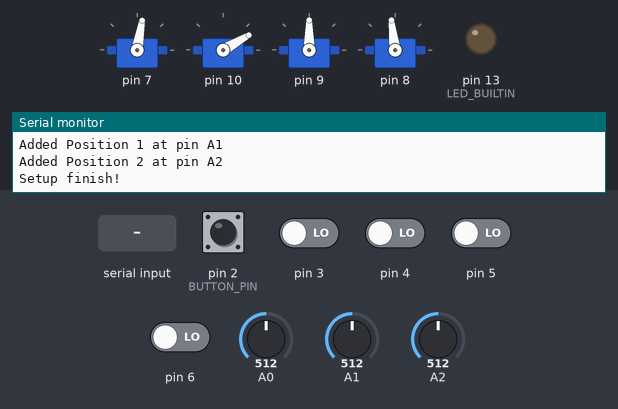
Bench run of a sketch on a simulated Arduino Uno, built with avr-gcc and run on an emulated ATmega328P. Parts: 4 × servo, output pins drawn as LEDs (lit = HIGH), the last lines printed to the serial monitor. Inputs (shaded band) come from the test bench; at power-on: pin 2 (BUTTON_PIN), pin 3–6 LOW, A0 = 512, A2 = 512, A1 = 512.

Above: at 1.2 s.
1.3 s: pin 2 (BUTTON_PIN) pulled HIGH for 0.15 s
At 1.9 s:
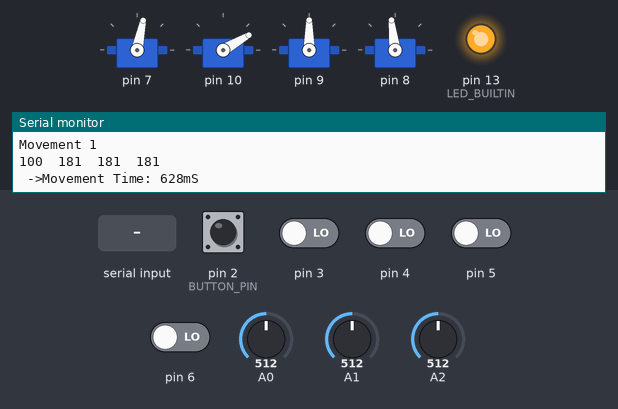
4.4 s: "b" received over Serial
At 5.3 s:
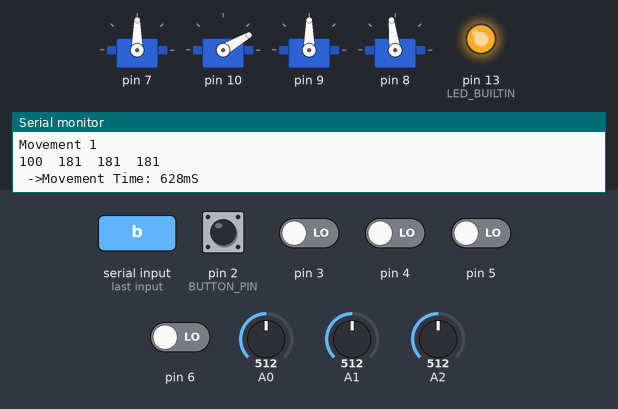
7.4 s: pin 2 (BUTTON_PIN) driven HIGH and pin 3 driven HIGH
At 8.5 s:
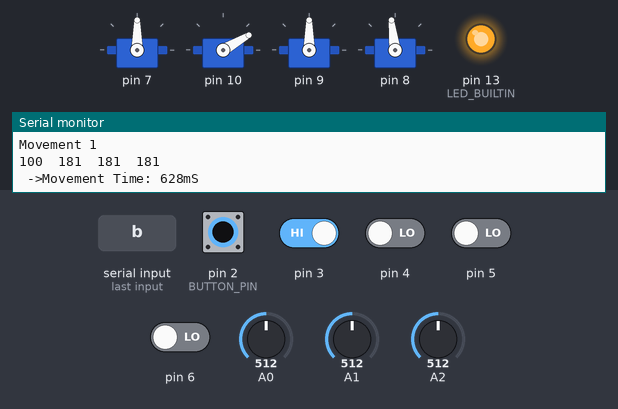
10.4 s: A0 set to 54
13.4 s: A0 set to 46
At 14.6 s:
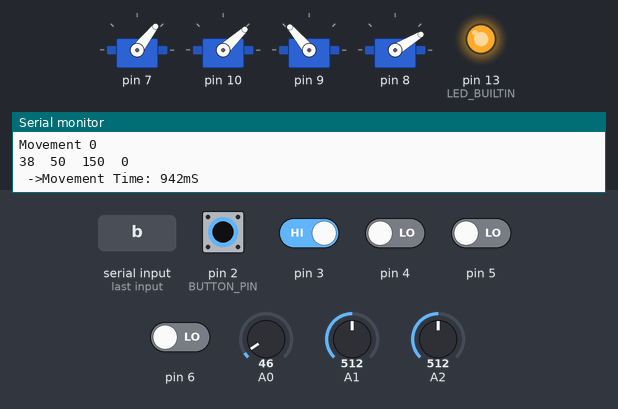
16.4 s: A2 set to 53
19.4 s: A2 set to 46
Timing chart, 0 to 25.5 s (numbered marks = the images above; inputs shaded):
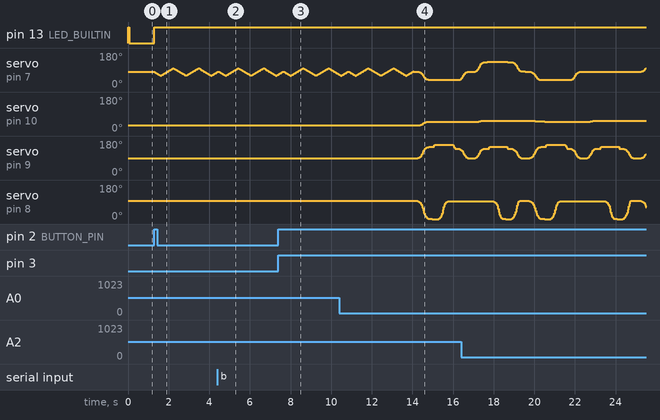

The sketch:

fabarm_t.ino
```cpp
#include "FastRCReader.h"
#include "PortDefinitions.h"
#include "animations.h"
#include "ServoProperties.h"
#include "MotionServo.h"
#include "RCProperties.h"
#include <EEPROM.h>

//Photo-sensor threshholde to detect if there is a block in place or not
#define POSITION_LOADED_THRESHHOLD 50

//Create RC Object
RCChannelMapper RC;

const uint8_t positionPin[POSITION_COUNT] = {POSITION_A_PIN, POSITION_B_PIN, POSITION_C_PIN};

MotionServo servo[SERVO_COUNT];


void setup() {
  Serial.begin(115200);
  Serial.setTimeout(100);

  pinMode(BUTTON_PIN, INPUT_PULLUP);
  pinMode(LED_BUILTIN, OUTPUT);

  LED(HIGH);

  Serial.println("Starting Setup!\n");

  char buffer[50];

  //Prepare the RC-RX and add all needed Channels
  Serial.println("RC:");
  RC.begin();
  for (uint8_t i = 0; i < CHANNEL_AMOUNT; i++) {
    RC.addChannel(rcChannels[i]);
    sprintf(buffer, "Added Channel %i on Pin %i", i, rcChannels[i]);
    Serial.println(buffer);
  }

  //Get saved calibration from EEPROM
  Serial.print("\nRead EEPROM ");
  EEPROM.get(EEPROM_ADRESS, RC);
  Serial.println("finish\n");

  //Set the mapping from the RC-Channels to output values between 0 and 180
  Serial.println("Set mapping:");
  for (uint8_t i = 0; i < CHANNEL_AMOUNT; i++) {
    RC.setTo180(rcChannels[i]);
    sprintf(buffer, "Changed Channel %i mapping to 0-180", i);
    Serial.println(buffer);
  }

  //Prepare all servos to be ready
  Serial.println("\nConfigure all servos:");
  for (uint8_t i = 0; i < SERVO_COUNT; i++) {
    servo[i].begin(servoProperties[i][PORT_ID], servoProperties[i][MIN_ID], servoProperties[i][MAX_ID], servoProperties[i][HOME_ID]);
    sprintf(buffer, "Set Servo %i to\tPort %i\tMin %i\tMax %i\tHome %i", i, servoProperties[i][PORT_ID], servoProperties[i][MIN_ID], servoProperties[i][MAX_ID], servoProperties[i][HOME_ID]);
    Serial.println(buffer);
  }

  Serial.println("\nAdd all Position-pins:");
  for (uint8_t i = 0; i < POSITION_COUNT; i++) {
    pinMode(positionPin[i], INPUT);
    sprintf(buffer, "Added Position %i at pin A%i", i, positionPin[i]);
    Serial.println(buffer);
  }

  Serial.println("\nSetup finish!\n");
  LED(LOW);
}

uint8_t activeProgram = 1;
void loop() {
  switch (activeProgram) {
    case 1:
      //Do something by button press
      if (digitalRead(BUTTON_PIN)) {
        Serial.println("Button pressed\n");
        onButtonPress();
      }
      break;
    case 2:
      //Response to RC once
      rcLoop();
      break;
    case 4:
      onButtonPress();
      break;
  }

  if (Serial.available() > 0) serialEvent();
}


void LED(bool status) {
  digitalWrite(LED_BUILTIN, status);
}
```

Animator.ino
```cpp
void animator(uint8_t duration, uint8_t animation[][SERVO_COUNT], float speed, bool smooth) {
  LED(HIGH);
  Serial.print("Starting Animation ");
  if (smooth) Serial.print("with");
  else Serial.print("without");

  Serial.println(" smooth movement:");

  for (uint8_t i = 0; i < duration; i++) {
    { //To delet local Vars after using them while the loop is active
      Serial.print("Movement "); Serial.println(i);

      int16_t servoMovement[SERVO_COUNT];
      bool homeServo[SERVO_COUNT];

      //First, get the incremental change of each servo and find highest Change
      uint8_t highestChange = 0;
      for (uint8_t j = 0; j < SERVO_COUNT; j++) {
        //Print current Movement
        Serial.print(animation[i][j]); Serial.print("\t");

        //Set homing first off to prevent from false triggering
        homeServo[j] = false;

        if (animation[i][j] >= 0 && animation[i][j] <= 180) {
          //Calculate incremental change
          servoMovement[j] = animation[i][j] - servo[j].getCurrentPosition();
        } else if (animation[i][j] == HOME) {
          //Go home
          servoMovement[j] = servo[j].getHome() - servo[j].getCurrentPosition();
          homeServo[j] = true;
        } else {
          //Do nothing
          servoMovement[j] = 0;
        }

        //Find highest Change
        uint8_t currentChange = 0;
        if (servoMovement[j] < 0) currentChange = -servoMovement[j];
        else currentChange = servoMovement[j];

        #ifdef CLAW_DOUBLE_SPEED
        if (j == CLAW_ID) currentChange /= 2;
        #endif

        if (currentChange > highestChange) highestChange = currentChange;
      } Serial.println("");

      //calculating the movement time
      unsigned long movementTime = highestChange * speed;
      unsigned long currentTime = millis();
      Serial.print(" ->Movement Time: "); Serial.print(movementTime); Serial.println("mS");

      for (uint8_t j = 0; j < SERVO_COUNT; j++) {
        if (homeServo[j]) {
          servo[j].home(movementTime, currentTime);
        } else {
          servo[j].move(servoMovement[j], movementTime, currentTime);
        }
      }
    }

    waitTillMovementEnds(smooth);
  }

  Serial.println("Animation finished!\n");

  LED(LOW);
}

void waitTillMovementEnds(bool smooth) {
  bool movement = true;
  while (movement) {
    movement = false;
    unsigned long currentTime = millis();

    for (uint8_t i = 0; i < SERVO_COUNT; i++) {
      movement |= servo[i].loop(currentTime, smooth);
    }
  }
}
```

Button.ino
```cpp
void prepareButton() {
  LED(HIGH);

  unsigned long currentTime = millis(), movementTime;

  if (useSmooth) movementTime = 180 * SMOOTH_ANIMATION_SPEED;
  else movementTime = 180 * ANIMATION_SPEED;

  for (uint8_t i = 0; i < SERVO_COUNT; i++) {
    servo[i].home(movementTime, currentTime);
  }

  waitTillMovementEnds(useSmooth);

  LED(LOW);
}

bool loaded;
void onButtonPress() {
  if (loaded) {
    loaded = !dropAnim();
  } else {
    loaded = pickupAnim();
  }
}

bool pickupAnim() {
  uint8_t filledPlace = findPlace(true);
  float speed;
  if (useSmooth) speed = SMOOTH_ANIMATION_SPEED;
  else speed = ANIMATION_SPEED;

  if (filledPlace >= 0 && filledPlace < POSITION_COUNT) {
    animator(PICKUP_DURATION, pickup[filledPlace], speed, useSmooth);
    return true;
  } else {
    bool smooth = false;
    if (USE_SMOOTH_NOTHING_FOUND) smooth = useSmooth;
    animator(NOTHING_FOUND_DURATION, nothingFound, speed, smooth);
    return false;
  }
}

bool dropAnim() {
  uint8_t freePlace = findPlace(false);
  float speed;
  if (useSmooth) speed = SMOOTH_ANIMATION_SPEED;
  else speed = ANIMATION_SPEED;

  if (freePlace >= 0 && freePlace < POSITION_COUNT) {
    animator(DROP_DURATION, drop[freePlace], speed, useSmooth);
    return true;
  } else {
    bool smooth = false;
    if (USE_SMOOTH_NOTHING_FOUND) smooth = useSmooth;
    animator(NOTHING_FOUND_DURATION, nothingFound, speed, smooth);
    return false;
  }
}

uint8_t findPlace(bool filled) {
  uint8_t matchingPlaces[POSITION_COUNT];
  uint8_t matchingCount = 0;

  for (uint8_t i = 0; i < POSITION_COUNT; i++) {
    if (analogRead(positionPin[i]) < POSITION_LOADED_THRESHHOLD) {
      if (filled) {
        matchingPlaces[matchingCount++] = i;
      }
    } else {
      if (!filled) {
        matchingPlaces[matchingCount++] = i;
      }
    }
  }

  if (matchingCount <= 0) return POSITION_COUNT;

  uint8_t randomPlace = millis() % matchingCount;

  return matchingPlaces[randomPlace];
}
```

FastRCReader.h
```cpp
//Copyed from https://www.github.com/timoxd7/FastRCReader and modifyed for specific needs

//------------------------------------------------------------------------------------------

//Directly accessing the Registers of the AVR-Processor. Only compatible with AVR-based boards
#ifndef __AVR__
#error "Sorry, the FastRCReader.h is optimised for Arduino AVR Boards (e.g. Uno, Nano...) Please use a different library"
#endif

//Just tested with ATmega328P and ATmega168, so just blocking the rest to prevent from missuse
#ifdef __AVR_ATmega328P__
#else
#ifdef __AVR_ATmega168__
#else
#error "Sorry, the library is currently only optimised for Atmega168 and Atmega328P boards."
#endif // nDefined __AVR_ATmega328P__
#endif // nDefined __AVR_ATmega168__

//--------------------------------------------------------------------------------------------------------------

#ifndef FastRCReader_h
#define FastRCReader_h

//----------------------------------Configuration----------------------------------

/* Choose one of the following to set the Ports wich will be used:
    1 for Pin D8 to D13
    2 for Pin A0 to A5 (Analog pins)
    3 for Pin D0 to D7
*/

#ifndef PORTS_TO_USE
#define PORTS_TO_USE 3 //Put in the needed number discribed above here
#endif

//--------------------------------------------------------------------------------------------------------------

#if PORTS_TO_USE == 1
//Interrupt vector definition
#define INTERRUPT_VECTOR PCINT0_vect
//How many ports are connectet to the board?
#define PORTCOUNT 6
//Port definitions (Bit-definitions) for the DDRx
const uint8_t portBit[PORTCOUNT] {PB0, PB1, PB2, PB3, PB4, PB5};
//Set the corresbonding bit for the Pin Change Interrupt Control Register (Register which enables Pin Change Interrupts)
#define PCICR_BIT PCIE0
//Set the corresbonding bit for the Pin Change Interrupt Flag Register (Register which tells if a interrupt got triggered)
#define PCIFR_BIT PCIF0
//Set the right register for the Pin Change Mask
#define PINCHANGEMASK PCMSK0
//Set the corresbonding bit for the Pin Change Mask
const uint8_t pcmskBit[PORTCOUNT] {PCINT0, PCINT1, PCINT2, PCINT3, PCINT4, PCINT5};
#else

//The same just for the other cases, so no commentary
#if PORTS_TO_USE == 2
#define INTERRUPT_VECTOR PCINT1_vect
#define PORTCOUNT 6
const uint8_t portBit[PORTCOUNT] {PC0, PC1, PC2, PC3, PC4, PC5};
#define PCICR_BIT PCIE1
#define PCIFR_BIT PCIF1
#define PINCHANGEMASK PCMSK1
const uint8_t pcmskBit[PORTCOUNT] {PCINT8, PCINT9, PCINT10, PCINT11, PCINT12, PCINT13};
#else

#if PORTS_TO_USE == 3
#define INTERRUPT_VECTOR PCINT2_vect
#define PORTCOUNT 8
const uint8_t portBit[PORTCOUNT] {PD0, PD1, PD2, PD3, PD4, PD5, PD6, PD7};
#define PCICR_BIT PCIE2
#define PCIFR_BIT PCIF2
#define PINCHANGEMASK PCMSK2
const uint8_t pcmskBit[PORTCOUNT] {PCINT16, PCINT17, PCINT18, PCINT19, PCINT20, PCINT21, PCINT22, PCINT23};
#else

#ifdef PORTS_TO_USE
#error "There is a wrong port definition in FastRCReader.h!"
#else
#error "There is no port definition in FastRCReader.h!"
#endif //def PORTS_TO_USE

#endif //3 / D
#endif //2 / C
#endif //1 / B

//--------------------------------------------------------------------------------------------------------------

//Global Vars/Interrupt sensitive vars
struct _channel { //needs to be global because of the Interrupt. Using struct, is more readable and faster as an object
  uint8_t active; //could also use bool array [8] but it uses for every bool one full byte, waste of ram. To save if the pin is active or not
  uint8_t lastStatus; //same as one line above. To save the last status from the last check
  uint16_t frequency[8]; //holds the Frequency or better say the Time, the channel is high. Direct proportional to the State of the stick of the RC
  uint16_t lastDown[8]; //last time the channel was LOW. To mesure the HIGH time
} _channel;


//----------------------------------Header----------------------------------

class FastRCReader
{
  public:

    void begin();

    void addChannel(uint8_t Channel);
    void addChannel(uint8_t Channels[]);

    void stopChannel(uint8_t Channel);
    void stopChannel(uint8_t Channels[]);

    uint16_t getFreq(uint8_t Channel);
};

class RCChannelMapper : public FastRCReader
{
  public:

    void setMap(uint16_t minChannelState, uint16_t maxChannelState, uint8_t Channel, float toMin = -1, float toMax = 1);
    void setTo180(uint8_t Channel);

    float getChannel(uint8_t Channel);

  protected:

    struct channel {
      uint16_t min[PORTCOUNT], max[PORTCOUNT];
      float toMin[PORTCOUNT], toMax[PORTCOUNT];
    } channel;
};

//----------------------------------CPP-FastRCReader----------------------------------

void FastRCReader::begin() {
  //Stop active interrups / delete global interrupt bit
  cli();

  //Delete the Flag in the Pin Change Interrupt Flag Register to prevent from false interrupt triggering
  PCIFR &= ~(1 << PCIFR_BIT);

  //Delete all corresbonding bits in the Pin Change Mask Register to prevent from fals interrupt triggering
  PINCHANGEMASK = 0b00000000;

  //Set bit in Pin Change Interrupt Control Register for the needed Ports
  PCICR |= (1 << PCICR_BIT);

  //Activate interrupt / set global interrupt bit
  sei();
}

void FastRCReader::addChannel(uint8_t ch) {
  //To map the Ports D8 to D13 at 0 to 5
#if PORTS_TO_USE == 1
  ch -= 8;
#endif // PORTS_TO_USE

  //Is the got Channel a valid Channel?
  if (ch < 0 || ch >= PORTCOUNT) return;

  _channel.active |= (1 << ch); //Activating bit accoding to its pin

  DDRD &= ~(1 << portBit[ch]); //Set the needed pin as input
  PINCHANGEMASK |= (1 << pcmskBit[ch]); //Add interrupt for the needed Channel
}

void FastRCReader::addChannel(uint8_t ch[]) {
  uint8_t channelAmount = sizeof(ch);

  for (uint8_t i = 0; i < channelAmount; i++) {
    addChannel(ch[i]);
  }
}

void FastRCReader::stopChannel(uint8_t ch) {
  //To map the Ports D8 to D13 at 0 to 5
#if PORTS_TO_USE == 1
  ch -= 8;
#endif // PORTS_TO_USE

  //Is the got Channel a valid Channel?
  if (ch < 0 || ch >= PORTCOUNT) return;

  _channel.active &= ~(1 << ch); //Deactivate channel

  PINCHANGEMASK &= ~(1 << pcmskBit[ch]); //Stop triggering interrupt by the given pin
  DDRD |= (1 << portBit[ch]); //Set the pin which shoulden't be used anymore as output
}

void FastRCReader::stopChannel(uint8_t ch[]) {
  uint8_t channelAmount = sizeof(ch);

  for (uint8_t i = 0; i < channelAmount; i++) {
    stopChannel(ch[i]);
  }
}

uint16_t FastRCReader::getFreq(uint8_t ch) {
  //To map the Ports D8 to D13 at 0 to 5
#if PORTS_TO_USE == 1
  ch -= 8;
#endif // PORTS_TO_USE

  //Is the got Channel a valid Channel?
  if (ch < 0 || ch >= PORTCOUNT) return 0;

  return _channel.frequency[ch];
}


ISR(INTERRUPT_VECTOR) { //Interrupt called once any of the pins gets changed
  //Save the current time / Time almost exactly after the event/portchange happened
  unsigned long currentTime = micros();

  //Do for every Port
  for (uint8_t i = 0; i < PORTCOUNT; i++) {
    //Channel active?
    if (_channel.active & (1 << i)) { //same as i would write _channel.active[i] by using a boolean array
      //Port HIGH?
      if (PIND & (1 << portBit[i])) { //-> Port HIGH
        //Port LOW last time?
        if (~_channel.lastStatus & (1 << i)) {
          //Save new status
          _channel.lastStatus |= (1 << i);
          //Save time at last status change
          _channel.lastDown[i] = currentTime;
        }
        //Port HIGH last time -> do nothing
      } else { //-> Port LOW
        //Port HIGH last time?
        if (_channel.lastStatus & (1 << i)) {
          _channel.lastStatus &= ~(1 << i);
          _channel.frequency[i] = currentTime - _channel.lastDown[i];
        }
      }
    }
  }
}

//----------------------------------CPP-RCChannelMapper----------------------------------

void RCChannelMapper::setMap(uint16_t fromMin, uint16_t fromMax, uint8_t ch, float toMin = -1, float toMax = 1) {
  //To map the Ports D8 to D13 at 0 to 5
#if PORTS_TO_USE == 1
  ch -= 8;
#endif // PORTS_TO_USE

  //Is the got Channel a valid Channel?
  if (ch < 0 || ch >= PORTCOUNT) return;

  //Channel min and max equal?
  if (fromMin == fromMax) return;
  if (toMin == toMax) return;

  channel.min[ch] = fromMin;
  channel.max[ch] = fromMax;
  channel.toMin[ch] = toMin;
  channel.toMax[ch] = toMax;
}

void RCChannelMapper::setTo180(uint8_t ch) {
  //If the RC gives bigger/smaller values than at the calibratio...
  channel.toMin[ch] = 2;
  channel.toMax[ch] = 178;
}

float RCChannelMapper::getChannel(uint8_t ch) {
  //To map the Ports D8 to D13 at 0 to 5
#if PORTS_TO_USE == 1
  ch -= 8;
#endif // PORTS_TO_USE

  //Is the got Channel a valid Channel?
  if (ch < 0 || ch >= PORTCOUNT) return 0;

  return (_channel.frequency[ch] - (float)channel.min[ch]) * (channel.toMax[ch] - channel.toMin[ch]) / ((float)channel.max[ch] - (float)channel.min[ch]) + channel.toMin[ch];
}


#endif //FastRCReader_h
```

RC.ino
```cpp
void rcLoop() {
  for (uint8_t i = 0; i < SERVO_COUNT; i++) {
    uint8_t rcValue = RC.getChannel(rcChannels[i]);
    servo[i].moveTo(rcValue, 0, 0);
    Serial.print(rcValue); Serial.print("\t");
  } Serial.println("");
}
```

RCProperties.h
```cpp
//{Middle, Left, Right, Claw}
const uint8_t rcChannels[CHANNEL_AMOUNT] = {CHANNEL_1_PORT, CHANNEL_2_PORT, CHANNEL_3_PORT, CHANNEL_4_PORT};

//Adress where the calibration is saved in the EEPROM
#define EEPROM_ADRESS 0
```

ServoProperties.h
```cpp
//Servo IDs
#define MIDDLE_ID 0
#define LEFT_ID   1
#define RIGHT_ID  2
#define CLAW_ID   3

//Max Servo Speed in mS/° (for a linear movement)
#define ANIMATION_SPEED 100/9  //== 90 °/S
#define SMOOTH_ANIMATION_SPEED ANIMATION_SPEED/0.7
//To deactivate double speed for the claw, comment the following line
#define CLAW_DOUBLE_SPEED

//servoProperties IDs
#define PORT_ID 0
#define MIN_ID  1
#define MAX_ID  2
#define HOME_ID 3

//{Port, Min, Max, Home}
const uint8_t servoProperties[4][4] = {{SERVO_MIDDLE_PORT, 12, 160, 80},
                                       {SERVO_LEFT_PORT,   30,  90, 30},
                                       {SERVO_RIGHT_PORT,  45, 180, 90},
                                       {SERVO_CLAW_PORT,    0,  97, 97}};

//Config for smoothed movement
bool useSmooth = true;
#define USE_SMOOTH_NOTHING_FOUND false
#define BASE 10
#define EXPONENT 4

//Calculated constants by using the smooth constants
const int16_t DOUBLE_BASE = BASE * 2;
const float POW = pow(BASE, EXPONENT);

//Error massage if the exponent is not at least 2
#if EXPONENT < 2
#error "Exponent for smooth movement has to be at least 2"
#endif
```

PortDefinitions.h
```cpp
//Servo port definitions
#define SERVO_MIDDLE_PORT 7
#define SERVO_CLAW_PORT 8
#define SERVO_RIGHT_PORT 9
#define SERVO_LEFT_PORT 10

//Servo counter
#define SERVO_COUNT 4

//RC Port definitions
#define CHANNEL_1_PORT 3
#define CHANNEL_2_PORT 4
#define CHANNEL_3_PORT 5
#define CHANNEL_4_PORT 6

//Channel counter
#define CHANNEL_AMOUNT 4

//Button port definition
#define BUTTON_PIN 2

//Block-Position port definitions
#define POSITION_A_PIN 0 //A0
#define POSITION_B_PIN 1 //A1
#define POSITION_C_PIN 2 //A2

//Position counter
#define POSITION_COUNT 3
```

Source omitted: MotionServo.h (3863 bytes), Serial.ino (2983 bytes), animations.h (3708 bytes)

Measured:
- the behaviour switches between 50 and 49 on A0 (found by bisection; images 3 and 4)
- after the input at 4.4 s, pin 13 (LED_BUILTIN): stays HIGH (without the input it goes to LOW after 0.05 s)
- after the input at 7.4 s, pin 13 (LED_BUILTIN): stays HIGH (without the input it goes to LOW after 0.25 s)
- after the input at 13.4 s, servo on pin 10: moves from 30° to 50° over 0.65 s, starting after 0.94 s; servo on pin 9: rises from 90° to 160° in 0.88 s, then falls to 132° in 1.3 s
